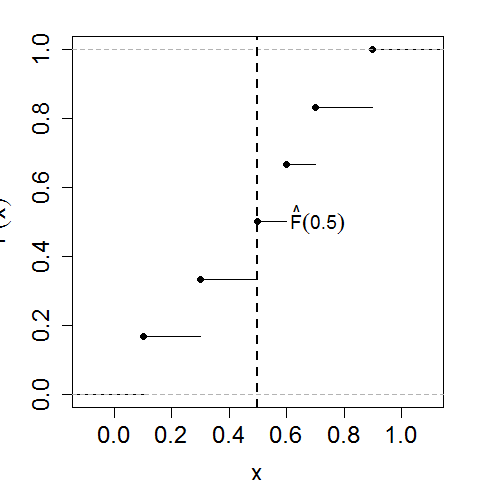

Here is the R script that generated this plot:
# ecdf of Formaldehyde$car is a step function
ecdf(Formaldehyde$car)

d = ecdf(Formaldehyde$car)

# axis label setup & margins (bottom, top, left, right)
par(cex.lab = 1.5, mai = c(b = 1, l = 1, t = 0.5, r = 0.5))

# plot ECDF
plot(d, ylab = expression(hat(F)(x)), xlab = "x", main = "")

# Vertical line at Fhat(0.5)
abline(v = 0.5, lty = 2, lwd = 2)
text(0.71, 0.51, expression(hat(F)(0.5)), cex = 1.2)
